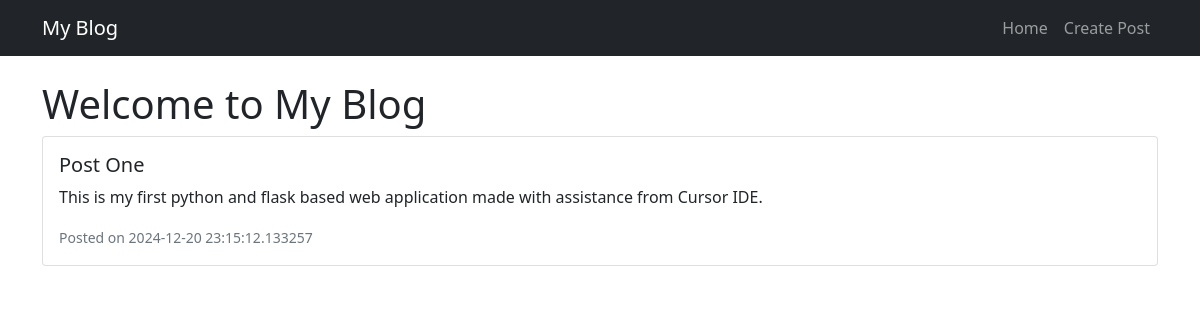
Before: / with the older database file.
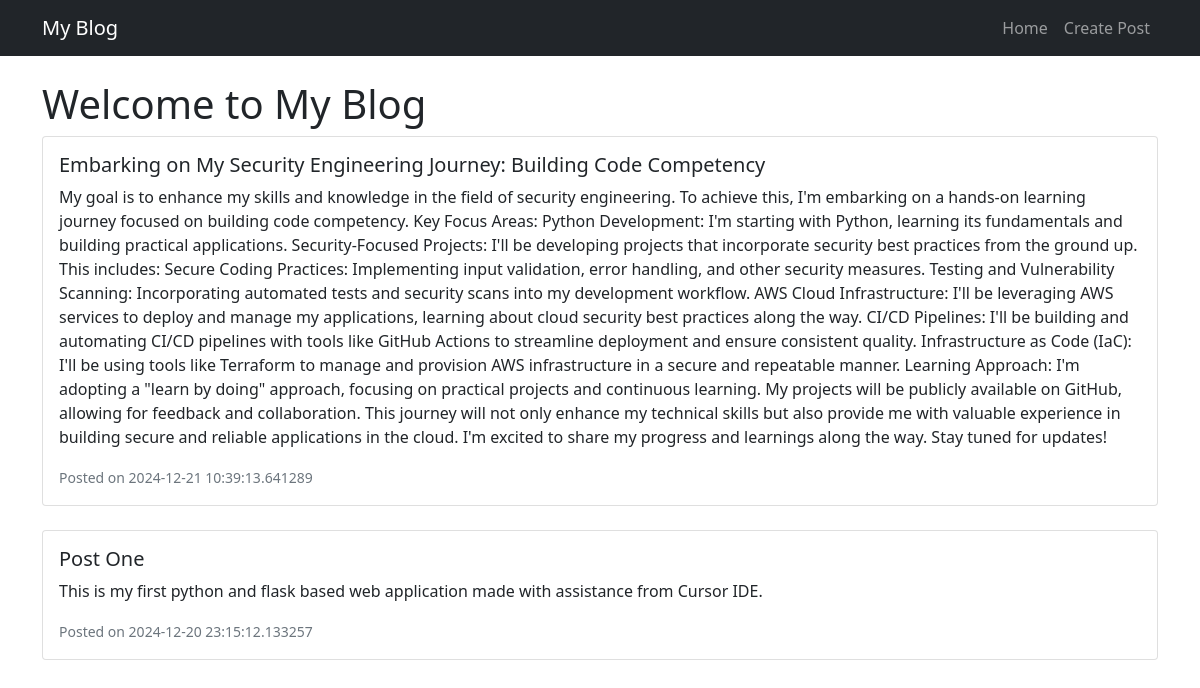
After: the same page with the newer database file.
### tables this page shows
CREATE TABLE posts
                 (id INTEGER PRIMARY KEY AUTOINCREMENT,
                  title TEXT NOT NULL,
                  content TEXT NOT NULL,
                  created_at TIMESTAMP NOT NULL);

### app.py (the view)
@app.route('/')
def home():
    conn = sqlite3.connect('blog.db')
    c = conn.cursor()
    c.execute('SELECT * FROM posts ORDER BY created_at DESC')
    posts = c.fetchall()
    conn.close()
    return render_template('home.html', posts=posts)

### templates/home.html
{% extends "layout.html" %}
{% block content %}
<h1>Welcome to My Blog</h1>
<div class="row">
    {% for post in posts %}
    <div class="col-md-12 mb-4">
        <div class="card">
            <div class="card-body">
                <h5 class="card-title">{{ post[1] }}</h5>
                <p class="card-text">{{ post[2] }}</p>
                <small class="text-muted">Posted on {{ post[3] }}</small>
            </div>
        </div>
    </div>
    {% endfor %}
</div>
{% endblock %}

### templates/layout.html (shortened to what this page needs)
<!DOCTYPE html>
<html lang="en">
<head>
    <link href="https://cdn.jsdelivr.net/npm/bootstrap@5.1.3/dist/css/bootstrap.min.css" rel="stylesheet">
</head>
<body>
    <nav class="navbar navbar-expand-lg navbar-dark bg-dark">
        <div class="container">
            <a class="navbar-brand" href="/">My Blog</a>
            <div class="navbar-nav">
                <a class="nav-link" href="/">Home</a>
                <a class="nav-link" href="/create">Create Post</a>
            </div>
        </div>
    </nav>
    <div class="container mt-4">
        {% block content %}{% endblock %}
    </div>
</body>
</html>

Changed rows visible on the page:
added posts: title "Embarking on My Security Engineering Journey: Building Code Competency", content "My goal is to enhance my skills and knowledge in the field of security engineering. To achieve this, I'm embarking on a hands-on learning journey focused on building code competency. Key Focus Areas: Python Development: I'm starting with Python, learning its fundamentals and building practical applications. Security-Focused Projects: I'll be developing projects that incorporate security best practices from the ground up. This includes: Secure Coding Practices: Implementing input validation, error handling, and other security measures. Testing and Vulnerability Scanning: Incorporating automated tests and security scans into my development workflow. AWS Cloud Infrastructure: I'll be…", created_at "2024-12-21 10:39:13.641289"
